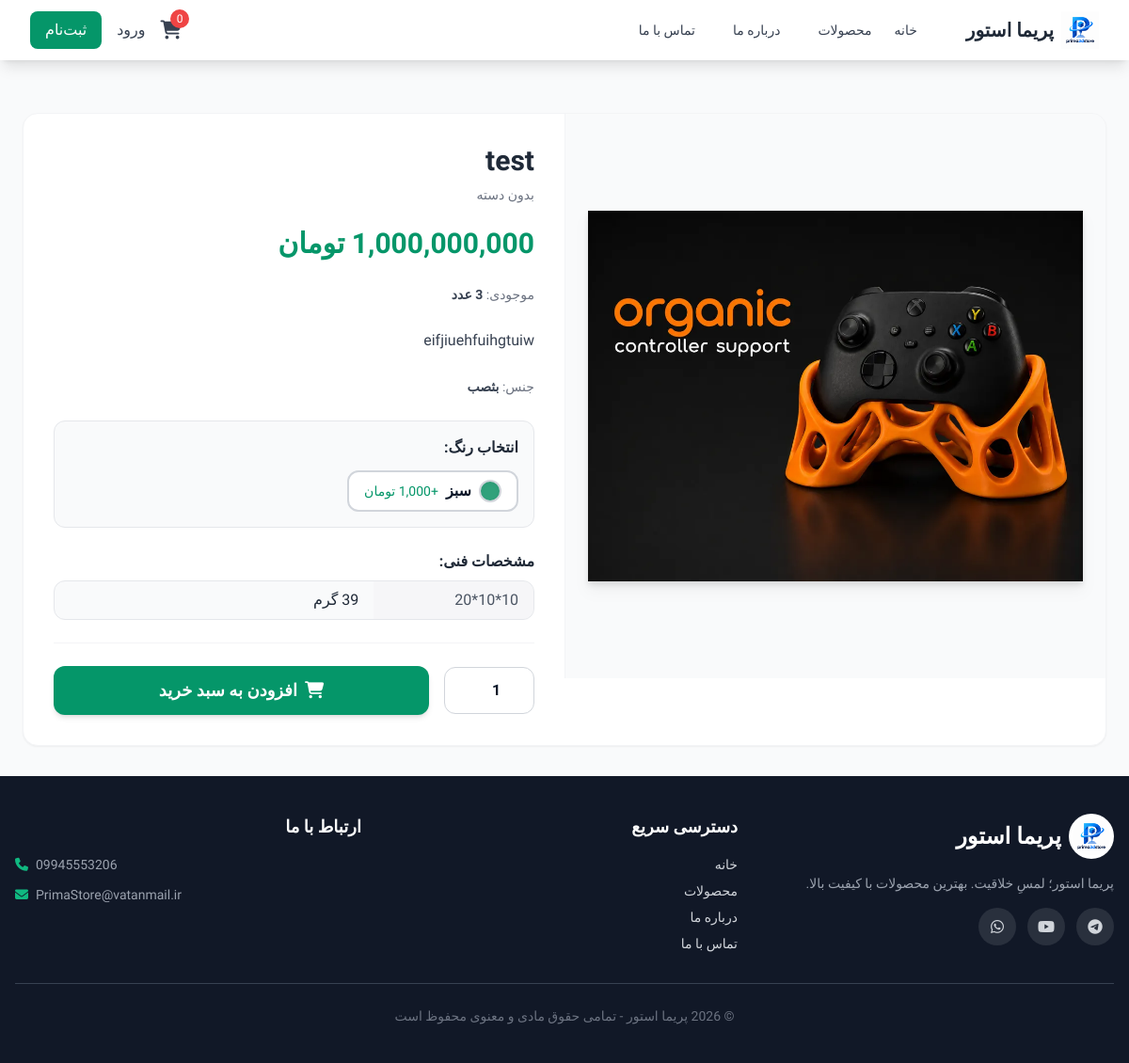
Page /product/1 on the committed database.
### app/main.py (models this page shows)
class Product(db.Model):
    __tablename__ = 'products'
    id = db.Column(db.Integer, primary_key=True)
    name = db.Column(db.String(200), nullable=False)
    slug = db.Column(db.String(200), unique=True, nullable=False)
    description = db.Column(db.Text)
    price = db.Column(db.Numeric(10, 2), nullable=False)
    quantity = db.Column(db.Integer, default=0)
    category_id = db.Column(db.Integer, db.ForeignKey('categories.id'))
    user_id = db.Column(db.Integer, db.ForeignKey('users.id'))
    material = db.Column(db.String(100))
    color = db.Column(db.String(50), nullable=True)
    color_name = db.Column(db.String(50), nullable=True)
    is_available = db.Column(db.Boolean, default=True)
    status = db.Column(db.String(20), default='published')
    image_url = db.Column(db.String(300), nullable=True)
    discount_price = db.Column(db.Numeric(10, 2), nullable=True)
    sales_count = db.Column(db.Integer, default=0)
    view_count = db.Column(db.Integer, default=0)
    created_at = db.Column(db.DateTime, default=db.func.current_timestamp())

class ProductVariant(db.Model):
    __tablename__ = 'product_variants'
    id = db.Column(db.Integer, primary_key=True)
    product_id = db.Column(db.Integer, db.ForeignKey('products.id'), nullable=False)
    name = db.Column(db.String(100), nullable=False)
    value = db.Column(db.String(100), nullable=False)
    color_code = db.Column(db.String(20), nullable=True)
    price_adjustment = db.Column(db.Numeric(10, 2), default=0.00)
    quantity = db.Column(db.Integer, default=0)
    sku = db.Column(db.String(100), unique=True, nullable=False)
    image_url = db.Column(db.String(300), nullable=True)
    created_at = db.Column(db.DateTime, default=db.func.current_timestamp())
    product = db.relationship('Product', backref='variants')

class ProductSpecification(db.Model):
    __tablename__ = 'product_specifications'
    id = db.Column(db.Integer, primary_key=True)
    product_id = db.Column(db.Integer, db.ForeignKey('products.id'), nullable=False)
    spec_key = db.Column(db.String(100), nullable=False)
    spec_value = db.Column(db.String(200), nullable=False)
    display_order = db.Column(db.Integer, default=0)
    created_at = db.Column(db.DateTime, default=db.func.current_timestamp())
    product = db.relationship('Product', backref='specifications')

### app/main.py (the view)
@app.route('/product/<int:product_id>')
def product_detail(product_id):
    product = Product.query.get_or_404(product_id)
    return render_template('product_detail.html', product=product)

### app/main.py (called while the page is built)
@app.template_filter('format_currency')
def format_currency(value):
    if value is None:
        return '۰ تومان'
    try:
        return f"{int(value):,} تومان"
    except:
        return '۰ تومان'

@app.context_processor
def inject_announcement():
    global announcement, announcement_link, announcement_page
    from datetime import datetime
    current_page = request.endpoint or ""
    show = False
    if announcement_page == "all":
        show = True
    elif announcement_page == "home" and current_page == "index":
        show = True
    elif announcement_page == "products" and current_page == "products":
        show = True
    elif announcement_page == "product" and current_page == "product_detail":
        show = True
    return {
        "announcement": announcement if show else None,
        "announcement_link": announcement_link if show else None,
        "now": datetime.now()
    }

### app/interfaces/templates/product_detail.html (shortened to what this page needs)
{% extends "base.html" %}
{% block content %}
<div class="max-w-6xl mx-auto mt-6">
    <div class="bg-white rounded-2xl shadow-sm border border-gray-100 overflow-hidden">
        <div class="md:flex">
            <div class="md:w-1/2 h-[400px] md:h-[600px] bg-gray-50 flex items-center justify-center p-6 border-b md:border-b-0 md:border-l border-gray-100">
                {% if product.image_url %}
                    <img src="{{ product.image_url }}" alt="{{ product.name }}" class="w-full h-full object-contain drop-shadow-lg">
                {% else %}
                    <i class="fas fa-cube text-9xl text-gray-300"></i>
                {% endif %}
            </div>
            <div class="md:w-1/2 p-8 flex flex-col">
                <h1 class="text-3xl font-bold text-gray-800 mb-2">{{ product.name }}</h1>
                <p class="text-sm text-gray-500 mb-6">{{ product.category.name if product.category else 'بدون دسته' }}</p>
                <div class="mb-6">
                    {% if product.discount_price and product.discount_price < product.price %}
                        <div class="flex items-center gap-3 mb-2">
                            <span class="text-3xl font-bold text-emerald-600">{{ product.discount_price|format_currency }}</span>
                            <span class="bg-red-100 text-red-600 px-2 py-1 rounded-lg text-sm font-bold">
                                {{ ((product.price - product.discount_price) / product.price * 100)|round|int }}% تخفیف
                            </span>
                        </div>
                        <span class="text-lg text-gray-400 line-through">{{ product.price|format_currency }}</span>
                    {% else %}
                        <span class="text-3xl font-bold text-emerald-600 current-price">{{ product.price|format_currency }}</span>
                    {% endif %}
                </div>
                <div class="mb-6">
                    <span class="text-sm text-gray-500">موجودی: <span class="font-bold text-gray-700">{{ product.quantity }} عدد</span></span>
                </div>
                <div class="mb-6 flex-grow">
                    <p class="text-gray-700 leading-relaxed">{{ product.description }}</p>
                </div>
                {% if product.material %}
                <div class="mb-6">
                    <span class="text-sm text-gray-500">جنس: <span class="font-bold text-gray-700">{{ product.material }}</span></span>
                </div>
                {% endif %}
                {% if product.variants %}
                <div class="mb-6 bg-gray-50 p-4 rounded-xl border border-gray-200">
                    <h4 class="font-bold mb-3 text-gray-800">انتخاب رنگ:</h4>
                    <div class="flex gap-3 flex-wrap">
                        {% for variant in product.variants %}
                        <button onclick="selectVariant(this, '{{ variant.id }}', '{{ variant.value }}', {{ variant.price_adjustment }})"
                                class="variant-btn px-4 py-2 border-2 border-gray-300 rounded-xl hover:border-emerald-500 transition flex items-center gap-2 bg-white"
                                data-variant-id="{{ variant.id }}">
                            <span class="inline-block w-6 h-6 rounded-full border-2 border-gray-300 shadow-inner"
                                  style="background-color: {{ variant.color_code or '#cccccc' }};"></span>
                            <span class="font-semibold">{{ variant.value }}</span>
                            {% if variant.price_adjustment > 0 %}
                            <span class="text-emerald-600 text-sm">+{{ variant.price_adjustment|format_currency }}</span>
                            {% elif variant.price_adjustment < 0 %}
                            <span class="text-red-600 text-sm">{{ variant.price_adjustment|format_currency }}</span>
                            {% endif %}
                        </button>
                        {% endfor %}
                    </div>
                </div>
                {% endif %}
                {% if product.specifications %}
                <div class="mb-6">
                    <h4 class="font-bold mb-2 text-gray-800">مشخصات فنی:</h4>
                    <div class="bg-gray-50 rounded-xl overflow-hidden border border-gray-200">
                        <table class="w-full">
                            {% for spec in product.specifications|sort(attribute='display_order') %}
                            <tr class="border-b last:border-0">
                                <td class="px-4 py-2 font-medium text-gray-600 bg-gray-100/50 w-1/3">{{ spec.spec_key }}</td>
                                <td class="px-4 py-2 text-gray-800">{{ spec.spec_value }}</td>
                            </tr>
                            {% endfor %}
                        </table>
                    </div>
                </div>
                {% endif %}
                <div class="mt-auto pt-6 border-t border-gray-100">
                    <form action="/add-to-cart/{{ product.id }}" method="POST">
                        <div class="flex items-center gap-4">
                            <input type="number" name="quantity" value="1" min="1" max="{{ product.quantity }}"
                                   class="w-24 px-4 py-3 border border-gray-300 rounded-xl focus:outline-none focus:border-emerald-500 text-center font-bold">
                            <button type="submit" class="flex-1 bg-emerald-600 text-white px-6 py-3 rounded-xl hover:bg-emerald-700 transition font-bold text-lg shadow-md flex items-center justify-center gap-2">
                                <i class="fas fa-shopping-cart"></i> افزودن به سبد خرید
                            </button>
                        </div>
                    </form>
                </div>
            </div>
        </div>
    </div>
</div>
{% endblock %}

### app/interfaces/static/css/style.css (style rules this page uses)
:root { --bg-primary: #f0f2f5; --bg-secondary: #ffffff; --bg-card: #ffffff; --bg-card-hover: #f8faff; --text-primary: #0a1628; --text-secondary: #4a5568; --text-muted: #a0aec0; --border-color: #e2e8f0; --primary: #2563eb; --primary-dark: #1d4ed8; --primary-light: rgba(37, 99, 235, 0.1); --primary-gradient: linear-gradient(135deg, #2563eb, #7c3aed); --secondary: #0ea5e9; --accent: #ec4899; --success: #10b981; --warning: #f59e0b; --shadow-sm: 0 1px 3px rgba(0,0,0,0.06); --shadow: 0 4px 20px rgba(0,0,0,0.08); --shadow-lg: 0 8px 40px rgba(0,0,0,0.12); --shadow-xl: 0 12px 60px rgba(0,0,0,0.16); --shadow-primary: 0 4px 20px rgba(37, 99, 235, 0.35); --radius: 16px; --radius-lg: 24px; --transition: all 0.3s cubic-bezier(0.4, 0, 0.2, 1); }
* { margin: 0; padding: 0; box-sizing: border-box; }
html { scroll-behavior: smooth; }
body { background: var(--bg-primary); color: var(--text-primary); font-family: 'Vazirmatn', system-ui, -apple-system, sans-serif; transition: var(--transition); min-height: 100vh; line-height: 1.7; }

### app/interfaces/templates/base.html (style rules this page uses)
body { font-family: 'Vazirmatn', sans-serif; }

### rows in the picture
Product: image_url (picture), name "test", price "1,000,000,000 تومان", quantity "3", description "eifjiuehfuihgtuiw", material "بثصب"
ProductVariant: value "سبز", price_adjustment "1,000 تومان"
ProductSpecification: spec_key "10*10*20", spec_value "39 گرم"

### other values in the picture
{{ session.get('cart', {})|length }} "0"
{{ product.category.name if product.category else 'بدون دسته' }} "بدون دسته"
